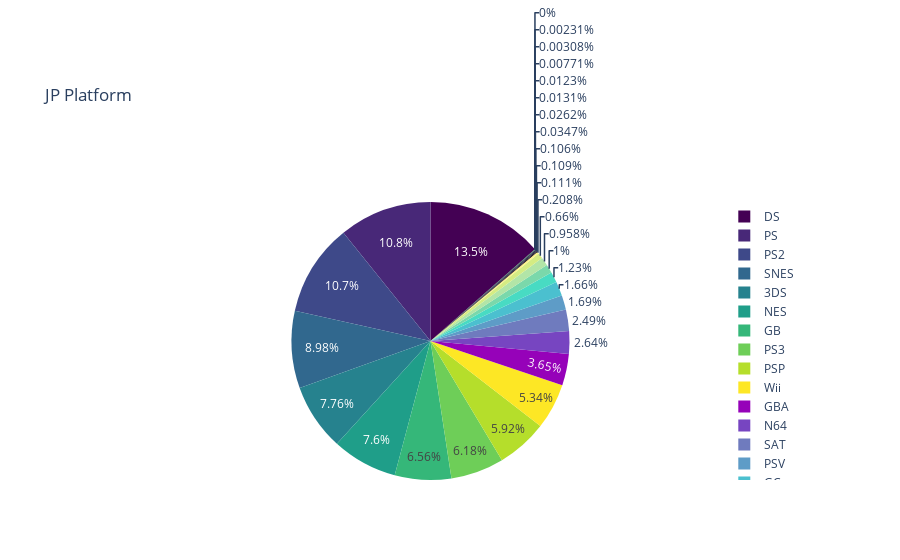

This figure's notebook cell:
### Code cell
plt.figure(figsize=(8,8))
fig = px.pie(df_platform_jp, names = 'Platform', values = 'Total Sales', title = 'JP Platform', color_discrete_sequence = px.colors.sequential.Viridis)
fig.show();

### Figure 1 — Plotly figure (JSON) as saved in the notebook; plotly's stock layout.template omitted (floating-point values rounded to 4 significant figures)
{"data": [{"domain": {"x": [0, 1], "y": [0, 1]}, "hovertemplate": "Platform=%{label}<br>Total Sales=%{value}<extra></extra>", "labels": ["DS", "PS", "PS2", "SNES", "3DS", "NES", "GB", "PS3", "PSP", "Wii", "GBA", "N64", "SAT", "PSV", "GC", "PS4", "WiiU", "X360", "DC", "GEN", "NG", "WS", "XB", "SCD", "XOne", "PC", "TG16", "3DO", "GG", "PCFX", "2600"], "legendgroup": "", "name": "", "showlegend": true, "type": "pie", "values": [175.6, 139.8, 139.2, 116.5, 100.7, 98.65, 85.12, 80.19, 76.78, 69.33, 47.33, 34.22, 32.26, 21.93, 21.58, 16, 13.01, 12.43, 8.56, 2.7, 1.44, 1.42, 1.38, 0.45, 0.34, 0.17, 0.16, 0.1, 0.04, 0.03, 0]}], "layout": {"legend": {"tracegroupgap": 0}, "piecolorway": ["#440154", "#482878", "#3e4989", "#31688e", "#26828e", "#1f9e89", "#35b779", "#6ece58", "#b5de2b", "#fde725"], "title": {"text": "JP Platform"}}}
